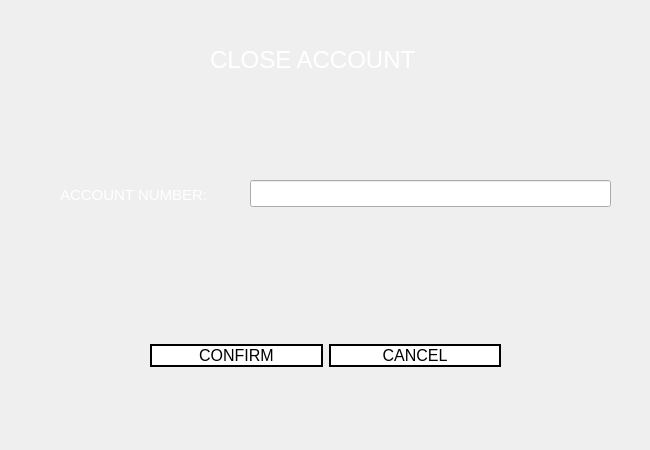
<?xml version="1.0" encoding="UTF-8"?>
<ui version="4.0">
 <class>admin_close</class>
 <widget class="QWidget" name="admin_close">
  <property name="geometry">
   <rect>
    <x>0</x>
    <y>0</y>
    <width>650</width>
    <height>450</height>
   </rect>
  </property>
  <property name="minimumSize">
   <size>
    <width>650</width>
    <height>450</height>
   </size>
  </property>
  <property name="maximumSize">
   <size>
    <width>650</width>
    <height>450</height>
   </size>
  </property>
  <property name="windowTitle">
   <string>Close Account</string>
  </property>
  <property name="windowIcon">
   <iconset>
    <normaloff>icon.png</normaloff>icon.png</iconset>
  </property>
  <property name="styleSheet">
   <string notr="true">QWidget#admin_close{
border-image: url(:images/gradient.png);
}

QPushButton{
background: transparent;
background-color: white;
border: 2px solid black;
}

QPushButton:hover{
background-color: rgb(30, 30, 30);
color: white;
}

QPushButton:pressed
{
font: bold;
}

</string>
  </property>
  <widget class="QLabel" name="label">
   <property name="geometry">
    <rect>
     <x>210</x>
     <y>30</y>
     <width>251</width>
     <height>61</height>
    </rect>
   </property>
   <property name="font">
    <font>
     <pointsize>18</pointsize>
     <weight>50</weight>
     <bold>false</bold>
    </font>
   </property>
   <property name="text">
    <string>&lt;html&gt;&lt;head/&gt;&lt;body&gt;&lt;p&gt;&lt;span style=&quot; color:#ffffff;&quot;&gt;CLOSE ACCOUNT&lt;/span&gt;&lt;/p&gt;&lt;/body&gt;&lt;/html&gt;</string>
   </property>
  </widget>
  <widget class="QWidget" name="horizontalLayoutWidget">
   <property name="geometry">
    <rect>
     <x>150</x>
     <y>310</y>
     <width>351</width>
     <height>91</height>
    </rect>
   </property>
   <layout class="QHBoxLayout" name="horizontalLayout">
    <item>
     <widget class="QPushButton" name="sys_delete">
      <property name="font">
       <font>
        <pointsize>12</pointsize>
       </font>
      </property>
      <property name="cursor">
       <cursorShape>PointingHandCursor</cursorShape>
      </property>
      <property name="text">
       <string>CONFIRM</string>
      </property>
     </widget>
    </item>
    <item>
     <widget class="QPushButton" name="sys_cancel">
      <property name="font">
       <font>
        <pointsize>12</pointsize>
       </font>
      </property>
      <property name="cursor">
       <cursorShape>PointingHandCursor</cursorShape>
      </property>
      <property name="text">
       <string>CANCEL</string>
      </property>
     </widget>
    </item>
   </layout>
  </widget>
  <widget class="QLabel" name="label_4">
   <property name="geometry">
    <rect>
     <x>60</x>
     <y>180</y>
     <width>163</width>
     <height>31</height>
    </rect>
   </property>
   <property name="font">
    <font>
     <pointsize>11</pointsize>
    </font>
   </property>
   <property name="text">
    <string>&lt;html&gt;&lt;head/&gt;&lt;body&gt;&lt;p&gt;&lt;span style=&quot; color:#ffffff;&quot;&gt;ACCOUNT NUMBER:&lt;/span&gt;&lt;/p&gt;&lt;/body&gt;&lt;/html&gt;</string>
   </property>
  </widget>
  <widget class="QLineEdit" name="sys_an">
   <property name="geometry">
    <rect>
     <x>250</x>
     <y>180</y>
     <width>361</width>
     <height>27</height>
    </rect>
   </property>
   <property name="font">
    <font>
     <pointsize>10</pointsize>
    </font>
   </property>
   <property name="inputMask">
    <string>999999999999</string>
   </property>
   <property name="text">
    <string/>
   </property>
   <property name="maxLength">
    <number>12</number>
   </property>
  </widget>
 </widget>
 <resources>
  <include location="resource.qrc"/>
 </resources>
 <connections/>
</ui>
